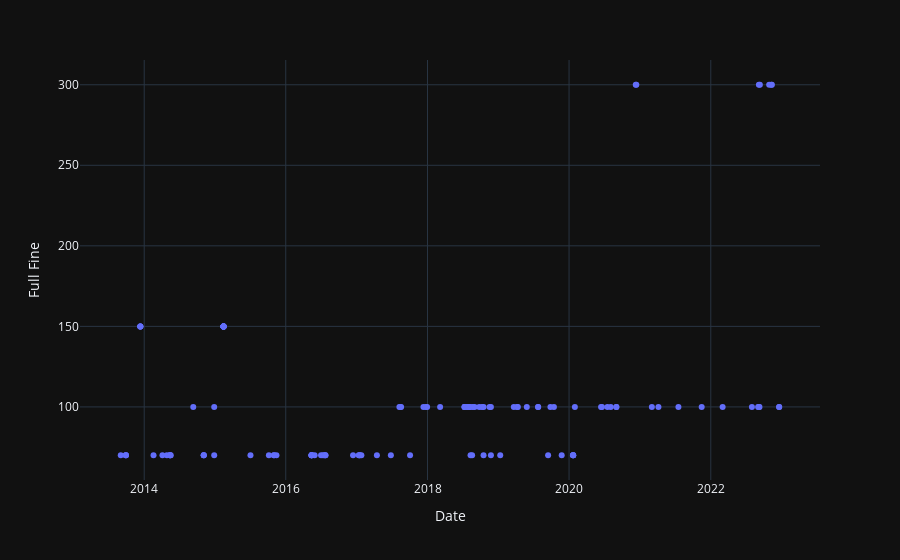

The cell this chart's notebook holds for it:
### Code cell
fig = px.scatter(sorted_hag, x='Date', y="Full Fine")
fig.show()
